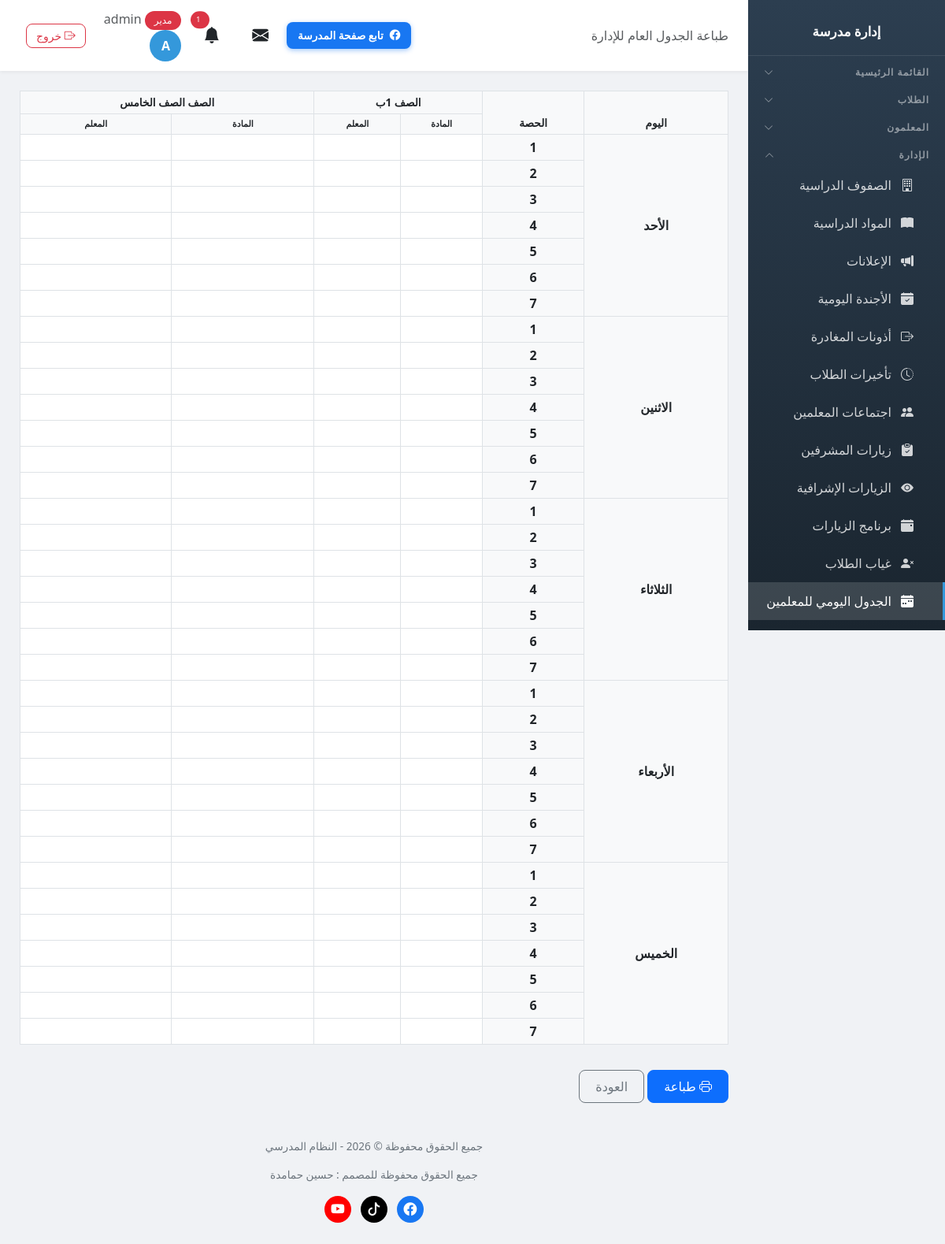
The page /schedule/print/admin/ (signed in) on the database as committed earlier.
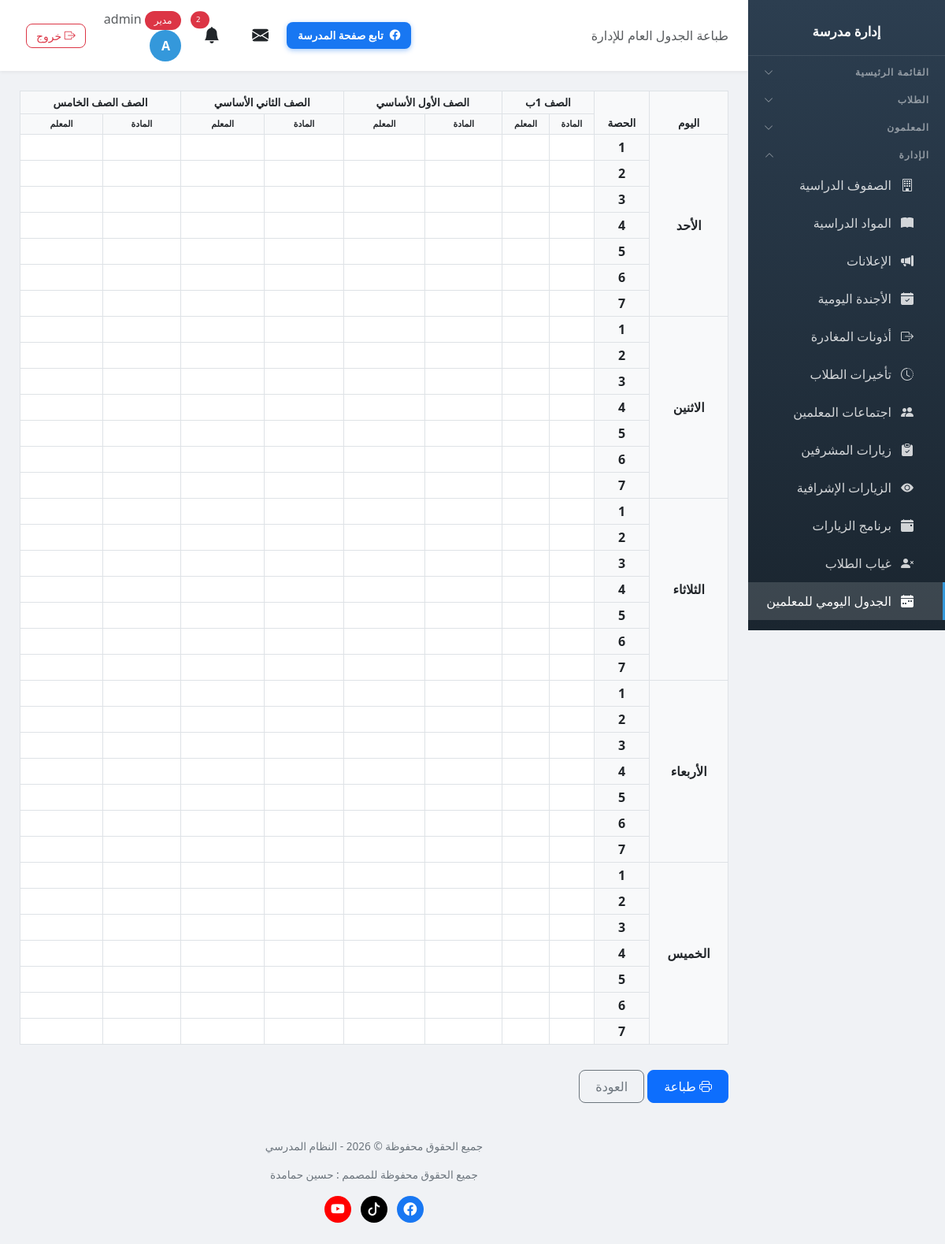
The same page on the database as committed later.
### school/models.py (models this page shows, shortened)
class Class(models.Model):
    name = models.CharField('اسم الصف', max_length=100, unique=True)
    guardian = models.OneToOneField('Teacher', on_delete=models.SET_NULL, null=True, blank=True, related_name='guardian_class', verbose_name='مربي الصف')
    class Meta:
        verbose_name = 'صف'
        verbose_name_plural = 'الصفوف'

### school/views.py (the view)
# urls.py: path('schedule/print/admin/', views.schedule_print_admin, name='schedule_print_admin'),
@login_required
def schedule_print_admin(request):
    if not has_perm(request.user, 'schedule', 'view'):
        messages.error(request, 'ليس لديك صلاحية')
        return redirect('dashboard')
    classes = list(Class.objects.all().order_by('name'))
    entries = list(TeacherScheduleEntry.objects.filter(student_class__isnull=False).select_related('teacher', 'subject', 'student_class'))
    return render(request, 'school/schedule_print_admin.html', {
        'classes': classes,
        'entries': entries,
        'days': SCHEDULE_DAYS,
        'period_range': range(1, SCHEDULE_PERIODS + 1),
        'info': _schedule_info(),
        'today': date.today(),
    })

### school/models.py (called while the page is built, shortened)
def has_perm(user, module, action):
    if user.profile.role == 'admin':
        return True

### school/services.py (called while the page is built, shortened)
def send_visit_reminders():
    try:
        tomorrow = date.today() + timedelta(days=1)
        due = VisitProgram.objects.filter(visit_date=tomorrow, reminder_sent=False).select_related('teacher')
        if not due.exists():
            return
    except Exception as e:
        logger.error(f'خطأ في إرسال تذكيرات الزيارات: {e}')

### school/views.py (called while the page is built)
def _schedule_info():
    return SchoolInfo.objects.first()

### templates/school/schedule_print_admin.html (shortened to what this page needs)
{% extends 'school/base.html' %}
{% load static %}
{% block page_heading %}طباعة الجدول العام للإدارة{% endblock %}
{% block content %}
<div id="printArea">
    <div class="table-responsive">
        <table class="table table-bordered text-center align-middle table-sm">
            <thead>
                <tr>
                    <th rowspan="2" class="bg-light">اليوم</th>
                    <th rowspan="2" class="bg-light">الحصة</th>
                    {% for c in classes %}
                    <th colspan="2" class="bg-light">الصف {{ c.name }}</th>
                    {% endfor %}
                </tr>
                <tr>
                    {% for c in classes %}
                    <th class="bg-light" style="font-size: 11px;">المادة</th>
                    <th class="bg-light" style="font-size: 11px;">المعلم</th>
                    {% endfor %}
                </tr>
            </thead>
            <tbody>
                {% for day in days %}
                <tr>
                    <td rowspan="7" class="bg-light fw-bold align-middle">{{ day }}</td>
                    {% for p in period_range %}
                    {% if p == 1 %}
                    <td class="bg-light fw-bold">{{ p }}</td>
                    {% for c in classes %}
                    <td>{% for e in entries %}{% if e.student_class_id == c.id and e.day == day and e.period == p %}{{ e.subject.name|default:'---' }}{% endif %}{% endfor %}</td>
                    <td>{% for e in entries %}{% if e.student_class_id == c.id and e.day == day and e.period == p %}{{ e.teacher.full_name|default:'---' }}{% endif %}{% endfor %}</td>
                    {% endfor %}
                    {% endif %}
                    {% endfor %}
                </tr>
                {% for p in period_range %}
                {% if p > 1 %}
                <tr>
                    <td class="bg-light fw-bold">{{ p }}</td>
                    {% for c in classes %}
                    <td>{% for e in entries %}{% if e.student_class_id == c.id and e.day == day and e.period == p %}{{ e.subject.name|default:'---' }}{% endif %}{% endfor %}</td>
                    <td>{% for e in entries %}{% if e.student_class_id == c.id and e.day == day and e.period == p %}{{ e.teacher.full_name|default:'---' }}{% endif %}{% endfor %}</td>
                    {% endfor %}
                </tr>
                {% endif %}
                {% endfor %}
                {% empty %}
                <tr><td colspan="10" class="text-center text-muted">لا توجد صفوف مسجلة.</td></tr>
                {% endfor %}
            </tbody>
        </table>
    </div>
</div>
<div class="mt-3 no-print">
    <button class="btn btn-primary" onclick="window.print()"><i class="bi bi-printer"></i> طباعة</button>
    <a href="{% url 'schedule_edit' %}" class="btn btn-outline-secondary">العودة</a>
</div>
{% endblock %}

### templates/school/base.html (shortened to what the changed rows need)
<!DOCTYPE html>
<html lang="ar" dir="rtl">
<head>
    <link href="https://cdn.jsdelivr.net/npm/bootstrap@5.3.0/dist/css/bootstrap.min.css" rel="stylesheet">
    <link href="https://cdn.jsdelivr.net/npm/bootstrap@5.3.0/dist/css/bootstrap.rtl.min.css" rel="stylesheet">
    <link rel="stylesheet" href="https://cdn.jsdelivr.net/npm/bootstrap-icons@1.11.0/font/bootstrap-icons.css">
    <link href="https://cdn.jsdelivr.net/npm/select2@4.1.0-rc.0/dist/css/select2.min.css" rel="stylesheet" />
    <link href="https://cdn.jsdelivr.net/npm/select2-bootstrap-5-theme@1.3.0/dist/select2-bootstrap-5-theme.rtl.min.css" rel="stylesheet" />
    <link rel="stylesheet" href="https://unpkg.com/leaflet@1.9.4/dist/leaflet.css" />
</head>
<body>
    {% if user.is_authenticated %}
    <div class="main-content">
        <div class="top-bar">
            <div style="display:flex; align-items:center; gap:10px;">
                <div class="user-info">
                <div class="dropdown d-inline-block mx-2" id="notificationBell">
                    <button class="btn btn-link text-reset position-relative p-1" type="button" data-bs-toggle="dropdown" aria-expanded="false" style="font-size: 1.3rem;">
                        <i class="bi bi-bell-fill"></i>
                        {% if unread_notifications_count > 0 %}
                        <span class="position-absolute top-0 start-100 translate-middle badge rounded-pill bg-danger" style="font-size: 0.6rem;">
                            {{ unread_notifications_count }}
                        </span>
                        {% endif %}
                    </button>
                </div>
                </div>
                </div>
            </div>
        <div class="page-content">
            {% block content %}{% endblock %}
        </div>
    </div>
    {% endif %}
</body>
</html>

Rows that differ between the two databases and show on the page:
added Class: name "الأول الأساسي"
added Class: name "الثاني الأساسي"
Other text that changed with them:
{{ unread_notifications_count }}: "1" → "2"
